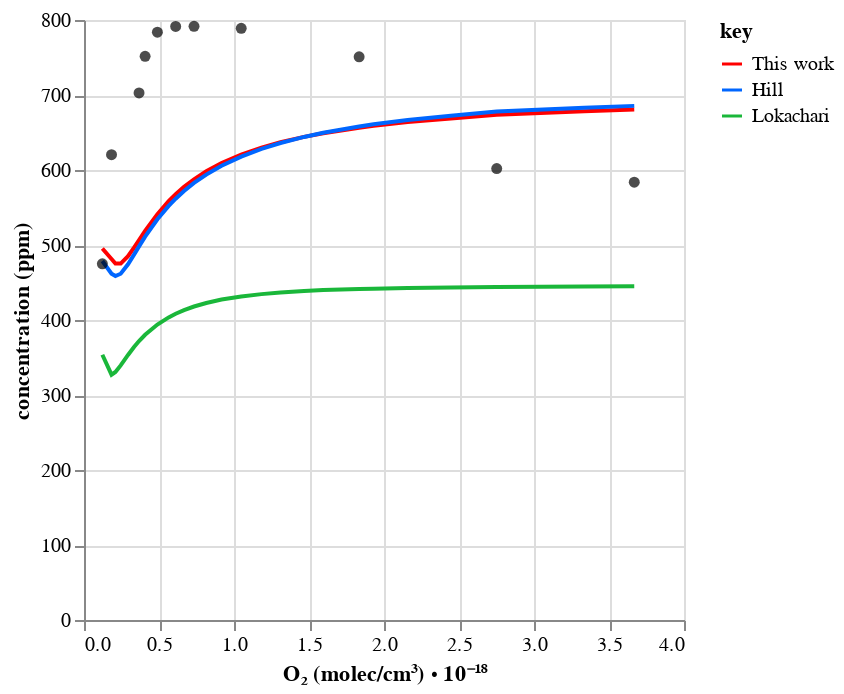
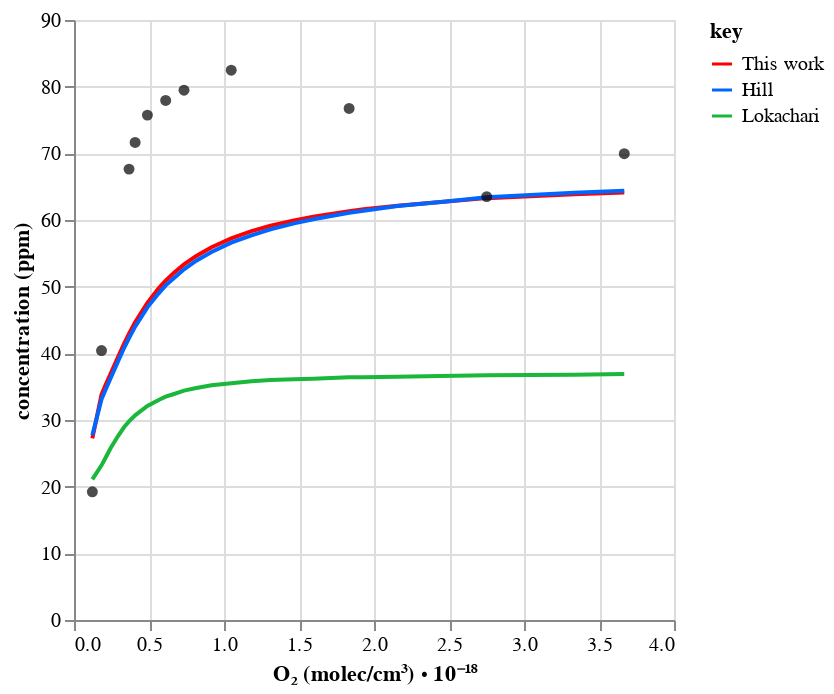
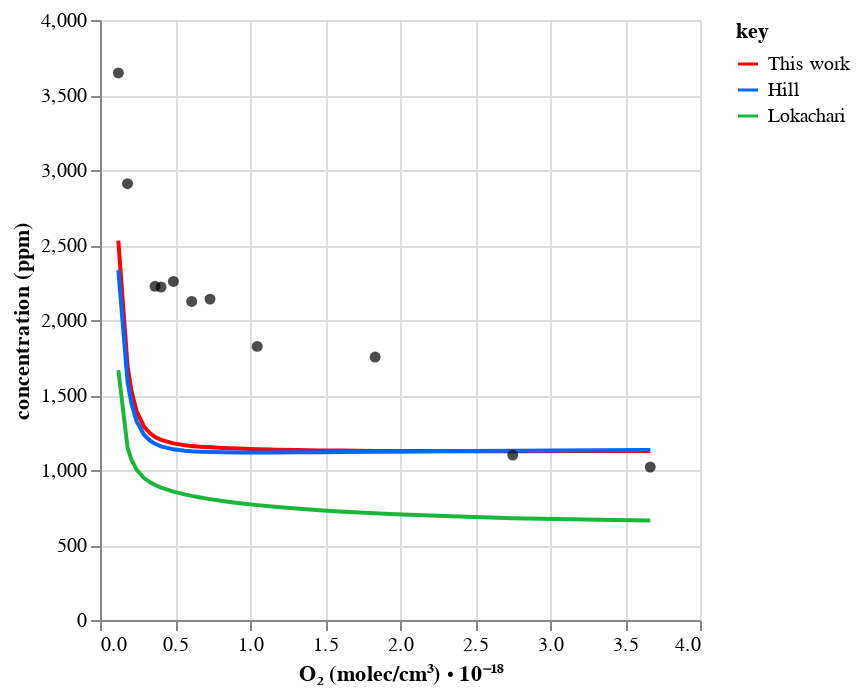
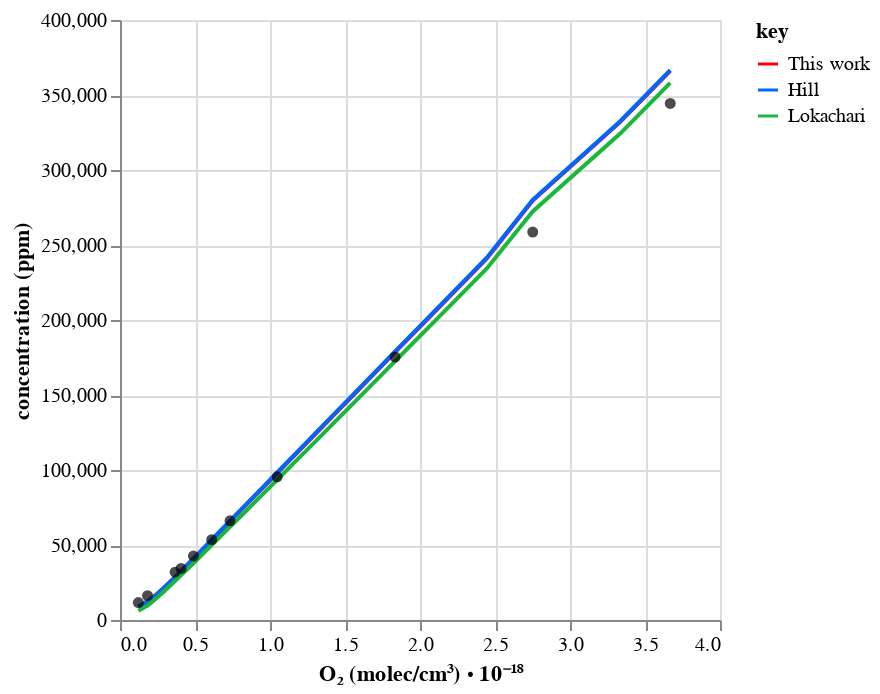

Source (notebook cell) for these figures, in order:
### Code cell
from util import p_

import automech

# Plot
chart_dct = workflow.plot_simulation(
    tag=tag,
    x_col="O2_molecules",
    root_path=root_path,
    line_source_=["Hill", "Lokachari"],
    point_source="Experiment",
    control=False,
)
mech = automech.io.read(
    p_.full_calculated_mechanism(tag, "json", path=p_.data(root_path))
)
for name, chart in chart_dct.items():
    automech.display_species(mech, [name])
    chart.show()

### Figure 1 — Vega-Lite specification as saved in the notebook (floating-point values rounded to 4 significant figures)
{"config": {"view": {"continuousWidth": 300, "continuousHeight": 300}}, "layer": [{"data": {"name": "data-498694f647acb96fa7118d0d6106e479"}, "mark": {"type": "line"}, "encoding": {"color": {"field": "key", "scale": {"domain": ["This work", "Hill", "Lokachari"], "range": ["#ff0000", "#0066ff", "#1ab73a"]}, "type": "nominal"}, "x": {"field": "O2_molecules", "title": "O₂ (molec/cm³) ⋅ 10⁻¹⁸", "type": "quantitative"}, "y": {"field": "value", "title": "concentration (ppm)", "type": "quantitative"}}, "transform": [{"fold": ["This work", "Hill", "Lokachari"]}]}, {"data": {"name": "data-4b82953d89d4de3f4f86e035719410fe"}, "mark": {"type": "circle"}, "encoding": {"color": {"value": "black"}, "x": {"field": "O2_molecules", "type": "quantitative"}, "y": {"field": "Experiment", "type": "quantitative"}}}], "$schema": "https://vega.github.io/schema/vega-lite/v5.20.1.json", "datasets": {"data-498694f647acb96fa7118d0d6106e479": [{"O2_molecules": 3.668, "This work": 680.6, "Hill": 685.5, "Lokachari": 445.1}, {"O2_molecules": 3.335, "This work": 678.4, "Hill": 683.1, "Lokachari": 444.6}, {"O2_molecules": 2.751, "This work": 673.7, "Hill": 677.9, "Lokachari": 444.0}, {"O2_molecules": 2.446, "This work": 668.8, "Hill": 672.3, "Lokachari": 443.3}, {"O2_molecules": 2.158, "This work": 663.9, "Hill": 666.6, "Lokachari": 442.6}, {"O2_molecules": 1.931, "This work": 658.9, "Hill": 660.9, "Lokachari": 441.8}, {"O2_molecules": 1.834, "This work": 656.4, "Hill": 658.0, "Lokachari": 441.4}, {"O2_molecules": 1.595, "This work": 649.1, "Hill": 649.6, "Lokachari": 439.9}, {"O2_molecules": 1.467, "This work": 644.2, "Hill": 644.1, "Lokachari": 438.7}, {"O2_molecules": 1.31, "This work": 637.0, "Hill": 636.0, "Lokachari": 436.7}, {"O2_molecules": 1.183, "This work": 629.9, "Hill": 628.1, "Lokachari": 434.5}, {"O2_molecules": 1.048, "This work": 620.6, "Hill": 617.9, "Lokachari": 431.3}, {"O2_molecules": 0.9171, "This work": 609.2, "Hill": 605.6, "Lokachari": 427.3}, {"O2_molecules": 0.8152, "This work": 598.3, "Hill": 593.9, "Lokachari": 422.7}, {"O2_molecules": 0.7335, "This work": 587.6, "Hill": 582.7, "Lokachari": 418.0}, {"O2_molecules": 0.667, "This work": 577.4, "Hill": 572.0, "Lokachari": 413.2}, {"O2_molecules": 0.6112, "This work": 567.7, "Hill": 561.8, "Lokachari": 408.3}, {"O2_molecules": 0.5644, "This work": 558.3, "Hill": 552.1, "Lokachari": 403.5}, {"O2_molecules": 0.4893, "This work": 541.1, "Hill": 534.3, "Lokachari": 393.9}, {"O2_molecules": 0.4074, "This work": 518.9, "Hill": 511.1, "Lokachari": 380.3}, {"O2_molecules": 0.367, "This work": 506.7, "Hill": 498.2, "Lokachari": 371.9}, {"O2_molecules": 0.3335, "This work": 496.5, "Hill": 487.2, "Lokachari": 364.0}, {"O2_molecules": 0.2935, "This work": 485.0, "Hill": 474.3, "Lokachari": 353.4}, {"O2_molecules": 0.2446, "This work": 475.2, "Hill": 461.7, "Lokachari": 339.5}, {"O2_molecules": 0.2096, "This work": 475.2, "Hill": 458.6, "Lokachari": 330.7}, {"O2_molecules": 0.1835, "This work": 481.4, "Hill": 461.8, "Lokachari": 327.1}, {"O2_molecules": 0.1223, "This work": 495.3, "Hill": 478.7, "Lokachari": 353.7}], "data-4b82953d89d4de3f4f86e035719410fe": [{"O2_molecules": 0.1223, "Experiment": 475.0}, {"O2_molecules": 0.1835, "Experiment": 620.4}, {"O2_molecules": 0.367, "Experiment": 702.8}, {"O2_molecules": 0.4074, "Experiment": 751.5}, {"O2_molecules": 0.4893, "Experiment": 783.7}, {"O2_molecules": 0.6112, "Experiment": 791.4}, {"O2_molecules": 0.7335, "Experiment": 791.6}, {"O2_molecules": 1.048, "Experiment": 788.9}, {"O2_molecules": 1.834, "Experiment": 751.0}, {"O2_molecules": 2.751, "Experiment": 602.0}, {"O2_molecules": 3.668, "Experiment": 583.8}]}}

### Figure 2 — Vega-Lite specification as saved in the notebook (floating-point values rounded to 4 significant figures)
{"config": {"view": {"continuousWidth": 300, "continuousHeight": 300}}, "layer": [{"data": {"name": "data-42a35f75f251a4655f3a2daae8a7eae5"}, "mark": {"type": "line"}, "encoding": {"color": {"field": "key", "scale": {"domain": ["This work", "Hill", "Lokachari"], "range": ["#ff0000", "#0066ff", "#1ab73a"]}, "type": "nominal"}, "x": {"field": "O2_molecules", "title": "O₂ (molec/cm³) ⋅ 10⁻¹⁸", "type": "quantitative"}, "y": {"field": "value", "title": "concentration (ppm)", "type": "quantitative"}}, "transform": [{"fold": ["This work", "Hill", "Lokachari"]}]}, {"data": {"name": "data-cf989b38a5c47983aff418ceb98a0330"}, "mark": {"type": "circle"}, "encoding": {"color": {"value": "black"}, "x": {"field": "O2_molecules", "type": "quantitative"}, "y": {"field": "Experiment", "type": "quantitative"}}}], "$schema": "https://vega.github.io/schema/vega-lite/v5.20.1.json", "datasets": {"data-42a35f75f251a4655f3a2daae8a7eae5": [{"O2_molecules": 3.668, "This work": 64.14, "Hill": 64.4, "Lokachari": 36.9}, {"O2_molecules": 3.335, "This work": 63.85, "Hill": 64.1, "Lokachari": 36.8}, {"O2_molecules": 2.751, "This work": 63.28, "Hill": 63.4, "Lokachari": 36.7}, {"O2_molecules": 2.446, "This work": 62.71, "Hill": 62.7, "Lokachari": 36.6}, {"O2_molecules": 2.158, "This work": 62.15, "Hill": 62.1, "Lokachari": 36.5}, {"O2_molecules": 1.931, "This work": 61.6, "Hill": 61.4, "Lokachari": 36.4}, {"O2_molecules": 1.834, "This work": 61.32, "Hill": 61.1, "Lokachari": 36.4}, {"O2_molecules": 1.595, "This work": 60.5, "Hill": 60.1, "Lokachari": 36.2}, {"O2_molecules": 1.467, "This work": 59.95, "Hill": 59.5, "Lokachari": 36.1}, {"O2_molecules": 1.31, "This work": 59.13, "Hill": 58.6, "Lokachari": 36.0}, {"O2_molecules": 1.183, "This work": 58.32, "Hill": 57.7, "Lokachari": 35.8}, {"O2_molecules": 1.048, "This work": 57.24, "Hill": 56.6, "Lokachari": 35.5}, {"O2_molecules": 0.9171, "This work": 55.92, "Hill": 55.2, "Lokachari": 35.2}, {"O2_molecules": 0.8152, "This work": 54.61, "Hill": 53.9, "Lokachari": 34.8}, {"O2_molecules": 0.7335, "This work": 53.34, "Hill": 52.6, "Lokachari": 34.4}, {"O2_molecules": 0.667, "This work": 52.1, "Hill": 51.3, "Lokachari": 33.9}, {"O2_molecules": 0.6112, "This work": 50.9, "Hill": 50.2, "Lokachari": 33.5}, {"O2_molecules": 0.5644, "This work": 49.75, "Hill": 49.0, "Lokachari": 33.0}, {"O2_molecules": 0.4893, "This work": 47.56, "Hill": 46.9, "Lokachari": 32.1}, {"O2_molecules": 0.4074, "This work": 44.64, "Hill": 44.0, "Lokachari": 30.7}, {"O2_molecules": 0.367, "This work": 42.93, "Hill": 42.3, "Lokachari": 29.8}, {"O2_molecules": 0.3335, "This work": 41.41, "Hill": 40.8, "Lokachari": 28.9}, {"O2_molecules": 0.2935, "This work": 39.46, "Hill": 38.8, "Lokachari": 27.6}, {"O2_molecules": 0.2446, "This work": 36.98, "Hill": 36.3, "Lokachari": 25.8}, {"O2_molecules": 0.2096, "This work": 35.21, "Hill": 34.5, "Lokachari": 24.3}, {"O2_molecules": 0.1835, "This work": 33.83, "Hill": 33.1, "Lokachari": 23.2}, {"O2_molecules": 0.1223, "This work": 27.24, "Hill": 27.7, "Lokachari": 21.1}], "data-cf989b38a5c47983aff418ceb98a0330": [{"O2_molecules": 0.1223, "Experiment": 19.23}, {"O2_molecules": 0.1835, "Experiment": 40.42}, {"O2_molecules": 0.367, "Experiment": 67.63}, {"O2_molecules": 0.4074, "Experiment": 71.63}, {"O2_molecules": 0.4893, "Experiment": 75.73}, {"O2_molecules": 0.6112, "Experiment": 77.94}, {"O2_molecules": 0.7335, "Experiment": 79.47}, {"O2_molecules": 1.048, "Experiment": 82.48}, {"O2_molecules": 1.834, "Experiment": 76.73}, {"O2_molecules": 2.751, "Experiment": 63.51}, {"O2_molecules": 3.668, "Experiment": 69.95}]}}

### Figure 3 — Vega-Lite specification as saved in the notebook (floating-point values rounded to 4 significant figures)
{"config": {"view": {"continuousWidth": 300, "continuousHeight": 300}}, "layer": [{"data": {"name": "data-607e107f97066556b1d86da2d5dd101f"}, "mark": {"type": "line"}, "encoding": {"color": {"field": "key", "scale": {"domain": ["This work", "Hill", "Lokachari"], "range": ["#ff0000", "#0066ff", "#1ab73a"]}, "type": "nominal"}, "x": {"field": "O2_molecules", "title": "O₂ (molec/cm³) ⋅ 10⁻¹⁸", "type": "quantitative"}, "y": {"field": "value", "title": "concentration (ppm)", "type": "quantitative"}}, "transform": [{"fold": ["This work", "Hill", "Lokachari"]}]}, {"data": {"name": "data-606825c1a155d8d5877d27170cd1d91f"}, "mark": {"type": "circle"}, "encoding": {"color": {"value": "black"}, "x": {"field": "O2_molecules", "type": "quantitative"}, "y": {"field": "Experiment", "type": "quantitative"}}}], "$schema": "https://vega.github.io/schema/vega-lite/v5.20.1.json", "datasets": {"data-607e107f97066556b1d86da2d5dd101f": [{"O2_molecules": 3.668, "This work": 1127.0, "Hill": 1134.0, "Lokachari": 663.2}, {"O2_molecules": 3.335, "This work": 1126.0, "Hill": 1132.0, "Lokachari": 668.1}, {"O2_molecules": 2.751, "This work": 1125.0, "Hill": 1129.0, "Lokachari": 678.2}, {"O2_molecules": 2.446, "This work": 1125.0, "Hill": 1126.0, "Lokachari": 688.1}, {"O2_molecules": 2.158, "This work": 1126.0, "Hill": 1124.0, "Lokachari": 697.7}, {"O2_molecules": 1.931, "This work": 1127.0, "Hill": 1122.0, "Lokachari": 706.9}, {"O2_molecules": 1.834, "This work": 1127.0, "Hill": 1121.0, "Lokachari": 711.3}, {"O2_molecules": 1.595, "This work": 1129.0, "Hill": 1120.0, "Lokachari": 723.9}, {"O2_molecules": 1.467, "This work": 1131.0, "Hill": 1119.0, "Lokachari": 731.8}, {"O2_molecules": 1.31, "This work": 1133.0, "Hill": 1118.0, "Lokachari": 742.8}, {"O2_molecules": 1.183, "This work": 1136.0, "Hill": 1117.0, "Lokachari": 753.1}, {"O2_molecules": 1.048, "This work": 1139.0, "Hill": 1117.0, "Lokachari": 765.8}, {"O2_molecules": 0.9171, "This work": 1143.0, "Hill": 1117.0, "Lokachari": 780.7}, {"O2_molecules": 0.8152, "This work": 1147.0, "Hill": 1118.0, "Lokachari": 793.7}, {"O2_molecules": 0.7335, "This work": 1151.0, "Hill": 1120.0, "Lokachari": 805.7}, {"O2_molecules": 0.667, "This work": 1156.0, "Hill": 1122.0, "Lokachari": 816.9}, {"O2_molecules": 0.6112, "This work": 1161.0, "Hill": 1125.0, "Lokachari": 827.3}, {"O2_molecules": 0.5644, "This work": 1166.0, "Hill": 1129.0, "Lokachari": 837.3}, {"O2_molecules": 0.4893, "This work": 1178.0, "Hill": 1138.0, "Lokachari": 856.0}, {"O2_molecules": 0.4074, "This work": 1201.0, "Hill": 1157.0, "Lokachari": 882.6}, {"O2_molecules": 0.367, "This work": 1220.0, "Hill": 1174.0, "Lokachari": 900.1}, {"O2_molecules": 0.3335, "This work": 1244.0, "Hill": 1195.0, "Lokachari": 918.0}, {"O2_molecules": 0.2935, "This work": 1289.0, "Hill": 1235.0, "Lokachari": 946.5}, {"O2_molecules": 0.2446, "This work": 1390.0, "Hill": 1324.0, "Lokachari": 1001.0}, {"O2_molecules": 0.2096, "This work": 1526.0, "Hill": 1443.0, "Lokachari": 1068.0}, {"O2_molecules": 0.1835, "This work": 1694.0, "Hill": 1590.0, "Lokachari": 1152.0}, {"O2_molecules": 0.1223, "This work": 2529.0, "Hill": 2332.0, "Lokachari": 1666.0}], "data-606825c1a155d8d5877d27170cd1d91f": [{"O2_molecules": 0.1223, "Experiment": 3647.0}, {"O2_molecules": 0.1835, "Experiment": 2909.0}, {"O2_molecules": 0.367, "Experiment": 2224.0}, {"O2_molecules": 0.4074, "Experiment": 2219.0}, {"O2_molecules": 0.4893, "Experiment": 2257.0}, {"O2_molecules": 0.6112, "Experiment": 2124.0}, {"O2_molecules": 0.7335, "Experiment": 2139.0}, {"O2_molecules": 1.048, "Experiment": 1824.0}, {"O2_molecules": 1.834, "Experiment": 1753.0}, {"O2_molecules": 2.751, "Experiment": 1099.0}, {"O2_molecules": 3.668, "Experiment": 1020.0}]}}

### Figure 4 — Vega-Lite specification as saved in the notebook (floating-point values rounded to 4 significant figures)
{"config": {"view": {"continuousWidth": 300, "continuousHeight": 300}}, "layer": [{"data": {"name": "data-f6d6cca23a2bfbe92dbff9dec31c4757"}, "mark": {"type": "line"}, "encoding": {"color": {"field": "key", "scale": {"domain": ["This work", "Hill", "Lokachari"], "range": ["#ff0000", "#0066ff", "#1ab73a"]}, "type": "nominal"}, "x": {"field": "O2_molecules", "title": "O₂ (molec/cm³) ⋅ 10⁻¹⁸", "type": "quantitative"}, "y": {"field": "value", "title": "concentration (ppm)", "type": "quantitative"}}, "transform": [{"fold": ["This work", "Hill", "Lokachari"]}]}, {"data": {"name": "data-4f60414b0447b4760dfa64ac80029129"}, "mark": {"type": "circle"}, "encoding": {"color": {"value": "black"}, "x": {"field": "O2_molecules", "type": "quantitative"}, "y": {"field": "Experiment", "type": "quantitative"}}}], "$schema": "https://vega.github.io/schema/vega-lite/v5.20.1.json", "datasets": {"data-f6d6cca23a2bfbe92dbff9dec31c4757": [{"O2_molecules": 3.668, "This work": 366200.0, "Hill": 366600.0, "Lokachari": 358100.0}, {"O2_molecules": 3.335, "This work": 332100.0, "Hill": 332500.0, "Lokachari": 324300.0}, {"O2_molecules": 2.751, "This work": 279600.0, "Hill": 280100.0, "Lokachari": 272400.0}, {"O2_molecules": 2.446, "This work": 241100.0, "Hill": 241600.0, "Lokachari": 234300.0}, {"O2_molecules": 2.158, "This work": 211700.0, "Hill": 212100.0, "Lokachari": 205300.0}, {"O2_molecules": 1.931, "This work": 188400.0, "Hill": 188900.0, "Lokachari": 182300.0}, {"O2_molecules": 1.834, "This work": 178500.0, "Hill": 179000.0, "Lokachari": 172600.0}, {"O2_molecules": 1.595, "This work": 154000.0, "Hill": 154500.0, "Lokachari": 148500.0}, {"O2_molecules": 1.467, "This work": 140900.0, "Hill": 141400.0, "Lokachari": 135600.0}, {"O2_molecules": 1.31, "This work": 124800.0, "Hill": 125300.0, "Lokachari": 119800.0}, {"O2_molecules": 1.183, "This work": 111800.0, "Hill": 112200.0, "Lokachari": 107100.0}, {"O2_molecules": 1.048, "This work": 97960.0, "Hill": 98340.0, "Lokachari": 93490.0}, {"O2_molecules": 0.9171, "This work": 84530.0, "Hill": 84880.0, "Lokachari": 80370.0}, {"O2_molecules": 0.8152, "This work": 74090.0, "Hill": 74400.0, "Lokachari": 70180.0}, {"O2_molecules": 0.7335, "This work": 65750.0, "Hill": 66020.0, "Lokachari": 62060.0}, {"O2_molecules": 0.667, "This work": 58930.0, "Hill": 59170.0, "Lokachari": 55420.0}, {"O2_molecules": 0.6112, "This work": 53250.0, "Hill": 53460.0, "Lokachari": 49910.0}, {"O2_molecules": 0.5644, "This work": 48460.0, "Hill": 48640.0, "Lokachari": 45260.0}, {"O2_molecules": 0.4893, "This work": 40820.0, "Hill": 40950.0, "Lokachari": 37850.0}, {"O2_molecules": 0.4074, "This work": 32630.0, "Hill": 32680.0, "Lokachari": 29900.0}, {"O2_molecules": 0.367, "This work": 28600.0, "Hill": 28610.0, "Lokachari": 25960.0}, {"O2_molecules": 0.3335, "This work": 25350.0, "Hill": 25330.0, "Lokachari": 22780.0}, {"O2_molecules": 0.2935, "This work": 21560.0, "Hill": 21480.0, "Lokachari": 19020.0}, {"O2_molecules": 0.2446, "This work": 17190.0, "Hill": 17030.0, "Lokachari": 14590.0}, {"O2_molecules": 0.2096, "This work": 14360.0, "Hill": 14120.0, "Lokachari": 11620.0}, {"O2_molecules": 0.1835, "This work": 12480.0, "Hill": 12170.0, "Lokachari": 9588.0}, {"O2_molecules": 0.1223, "This work": 9015.0, "Hill": 8577.0, "Lokachari": 6140.0}], "data-4f60414b0447b4760dfa64ac80029129": [{"O2_molecules": 0.1223, "Experiment": 11610.0}, {"O2_molecules": 0.1835, "Experiment": 16260.0}, {"O2_molecules": 0.367, "Experiment": 31840.0}, {"O2_molecules": 0.4074, "Experiment": 34350.0}, {"O2_molecules": 0.4893, "Experiment": 42620.0}, {"O2_molecules": 0.6112, "Experiment": 53550.0}, {"O2_molecules": 0.7335, "Experiment": 66130.0}, {"O2_molecules": 1.048, "Experiment": 95480.0}, {"O2_molecules": 1.834, "Experiment": 175300.0}, {"O2_molecules": 2.751, "Experiment": 258700.0}, {"O2_molecules": 3.668, "Experiment": 344400.0}]}}
